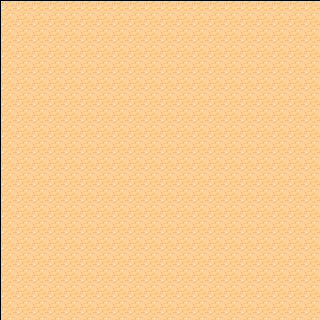

Tiled map render using the project's own tile images. Description and the map definition, with tile-layer contents summarised, below:
An orthogonal 20x20 tile map with 16x16 px tiles, 1 tile layer (map), 4 tilesets.

<map version="1.0" orientation="orthogonal" width="20" height="20" tilewidth="16" tileheight="16">
 <tileset firstgid="1" name="tmw_desert_spacing" tilewidth="16" tileheight="16" spacing="1" margin="1">
  <tileoffset x="1" y="1" />
  <image source="tmw_desert_spacing.png" width="265" height="199" />
 </tileset>
 <tileset firstgid="166" name="tmw_desert_spacing" tilewidth="16" tileheight="16" spacing="1" margin="1">
  <image source="tmw_desert_spacing.png" width="265" height="199" />
 </tileset>
 <tileset firstgid="331" name="tmw_desert_spacing" tilewidth="16" tileheight="16">
  <tileoffset x="1" y="1" />
  <image source="tmw_desert_spacing.png" width="265" height="199" />
 </tileset>
 <tileset firstgid="523" name="tmw_desert_spacing" tilewidth="16" tileheight="16" spacing="1" margin="1">
  <tileoffset x="1" y="1" />
  <image source="tmw_desert_spacing.png" width="265" height="199" />
 </tileset>
 <layer name="map" width="20" height="20">
  <data>[400 cells, 400 non-empty, 1 distinct tile ids]</data>
 </layer>
</map>
